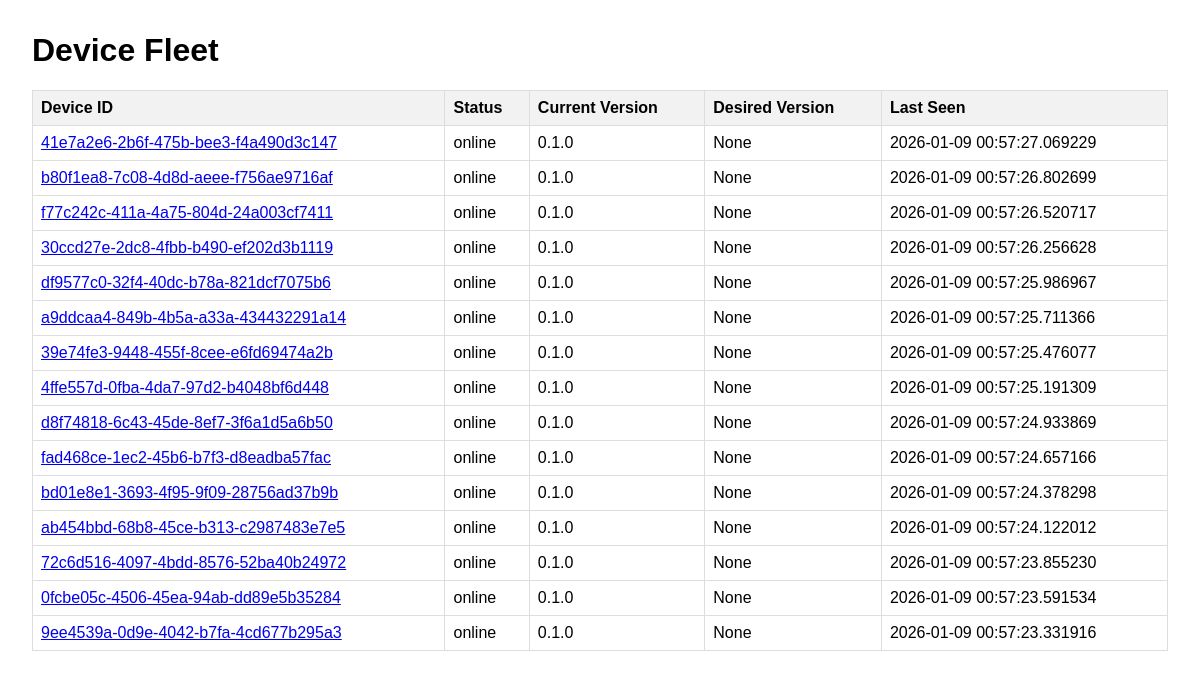
Before: / with the older database file.
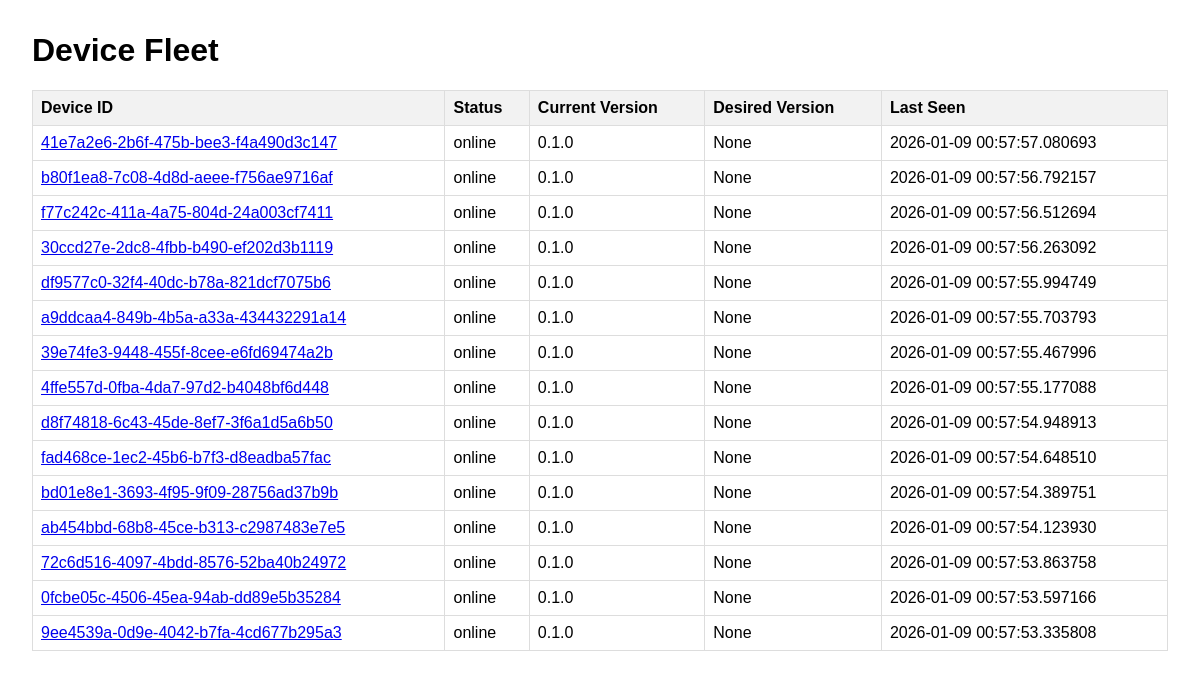
After: the same page with the newer database file.
### app/models.py (models this page shows)
class Device(Base):
    __tablename__ = "devices"
    id = Column(String, primary_key=True, index=True)
    current_version = Column(String)
    desired_version = Column(String)
    last_seen = Column(DateTime, default=datetime.datetime.utcnow)
    status = Column(String)
    measurements = relationship("Measurement", back_populates="device")

### app/ui/views.py (the view)
@router.get("/", response_class=HTMLResponse)
async def read_root(request: Request, db: Session = Depends(get_db)):
    devices = db.query(models.Device).order_by(models.Device.last_seen.desc()).all()
    return templates.TemplateResponse("index.html", {"request": request, "devices": devices})

### app/ui/templates/index.html (shortened to what this page needs)
<!DOCTYPE html>
<html>
<head>
    <link rel="stylesheet" href="/static/main.css">
</head>
<body>
    <h1>Device Fleet</h1>
    <table>
        <thead>
            <tr>
                <th>Device ID</th>
                <th>Status</th>
                <th>Current Version</th>
                <th>Desired Version</th>
                <th>Last Seen</th>
            </tr>
        </thead>
        <tbody>
            {% for device in devices %}
            <tr>
                <td><a href="/devices/{{ device.id }}">{{ device.id }}</a></td>
                <td>{{ device.status }}</td>
                <td>{{ device.current_version }}</td>
                <td>{{ device.desired_version }}</td>
                <td>{{ device.last_seen }}</td>
            </tr>
            {% endfor %}
        </tbody>
    </table>
</body>
</html>

### app/ui/static/main.css (style rules this page uses)
body { font-family: sans-serif; margin: 2em; }
table { width: 100%; border-collapse: collapse; }
th, td { border: 1px solid #dddddd; text-align: left; padding: 8px; }
thead { background-color: #f2f2f2; }

Changed rows visible on the page:
changed Device "41e7a2e6-2b6f-475b-bee3-f4a490d3c147": last_seen "2026-01-09 00:57:27.069229" → "2026-01-09 00:57:57.080693"
changed Device "b80f1ea8-7c08-4d8d-aeee-f756ae9716af": last_seen "2026-01-09 00:57:26.802699" → "2026-01-09 00:57:56.792157"
changed Device "f77c242c-411a-4a75-804d-24a003cf7411": last_seen "2026-01-09 00:57:26.520717" → "2026-01-09 00:57:56.512694"
changed Device "30ccd27e-2dc8-4fbb-b490-ef202d3b1119": last_seen "2026-01-09 00:57:26.256628" → "2026-01-09 00:57:56.263092"
changed Device "df9577c0-32f4-40dc-b78a-821dcf7075b6": last_seen "2026-01-09 00:57:25.986967" → "2026-01-09 00:57:55.994749"
changed Device "a9ddcaa4-849b-4b5a-a33a-434432291a14": last_seen "2026-01-09 00:57:25.711366" → "2026-01-09 00:57:55.703793"
changed Device "39e74fe3-9448-455f-8cee-e6fd69474a2b": last_seen "2026-01-09 00:57:25.476077" → "2026-01-09 00:57:55.467996"
changed Device "4ffe557d-0fba-4da7-97d2-b4048bf6d448": last_seen "2026-01-09 00:57:25.191309" → "2026-01-09 00:57:55.177088"
changed Device "d8f74818-6c43-45de-8ef7-3f6a1d5a6b50": last_seen "2026-01-09 00:57:24.933869" → "2026-01-09 00:57:54.948913"
changed Device "fad468ce-1ec2-45b6-b7f3-d8eadba57fac": last_seen "2026-01-09 00:57:24.657166" → "2026-01-09 00:57:54.648510"
changed Device "bd01e8e1-3693-4f95-9f09-28756ad37b9b": last_seen "2026-01-09 00:57:24.378298" → "2026-01-09 00:57:54.389751"
changed Device "ab454bbd-68b8-45ce-b313-c2987483e7e5": last_seen "2026-01-09 00:57:24.122012" → "2026-01-09 00:57:54.123930"
changed Device "72c6d516-4097-4bdd-8576-52ba40b24972": last_seen "2026-01-09 00:57:23.855230" → "2026-01-09 00:57:53.863758"
changed Device "0fcbe05c-4506-45ea-94ab-dd89e5b35284": last_seen "2026-01-09 00:57:23.591534" → "2026-01-09 00:57:53.597166"
changed Device "9ee4539a-0d9e-4042-b7fa-4cd677b295a3": last_seen "2026-01-09 00:57:23.331916" → "2026-01-09 00:57:53.335808"
